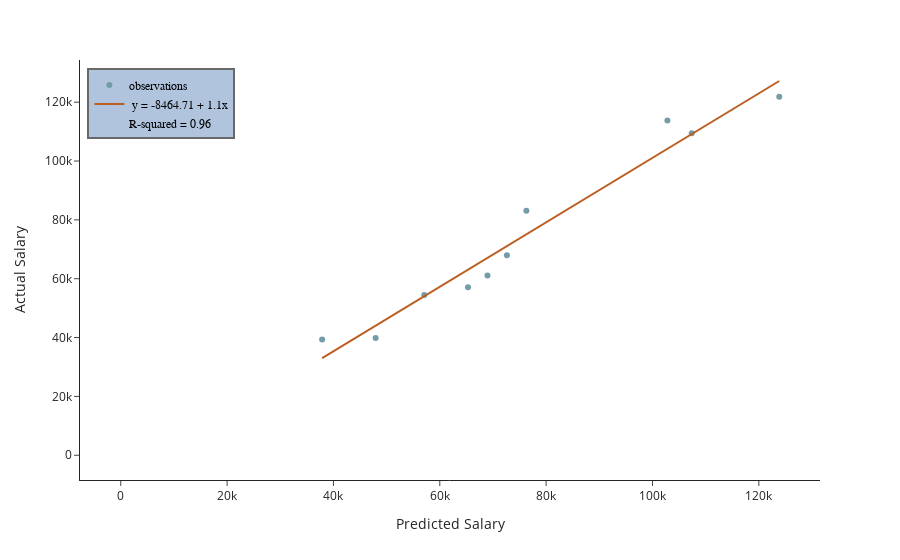

The cell this chart's notebook holds for it:
### Code cell
df_diag = pd.DataFrame({"Predicted Salary" : y_pred,
                         "Actual Salary" : y_test})
fig = px.scatter(df_diag, x = "Predicted Salary",
                 y = "Actual Salary", 
                 #marginal_x="histogram",
                 #marginal_y="histogram",
                 trendline="ols",
                 trendline_color_override="#BC5E21",
                 color_discrete_sequence=["#749CA8"],
                 template = "simple_white")


fig.update_layout(
    legend=dict(
        x=.01,
        y=.98,
        traceorder="normal",
        font=dict(
            family="sans-serif",
            size=12,
            color="Black"
        ),
        bgcolor="LightSteelBlue",
        bordercolor="dimgray",
        borderwidth=2
    ))

# retrieve model estimates
model = px.get_trendline_results(fig)
alpha = model.iloc[0]["px_fit_results"].params[0]
beta = model.iloc[0]["px_fit_results"].params[1]

# restyle figure
fig.data[0].name = 'observations'
fig.data[0].showlegend = True
fig.data[1].name = fig.data[1].name  + ' y = ' + str(round(alpha, 2)) + ' + ' + str(round(beta, 2)) + 'x'
fig.data[1].showlegend = True

# addition for r-squared
rsq = model.iloc[0]["px_fit_results"].rsquared
fig.add_trace(go.Scatter(x=[0], y=[0],
                         name = "R-squared" + ' = ' + str(round(rsq, 2)),
                         showlegend=True,
                         mode='markers',
                         marker=dict(color='rgba(0,0,0,0)')
                         ))

fig.show()

results = px.get_trendline_results(fig)
print(results)

results.px_fit_results.iloc[0].summary()

### Figure 1 — Plotly figure (JSON) as saved in the notebook; plotly's stock layout.template omitted (floating-point values rounded to 4 significant figures)
{"data": [{"hovertemplate": "Predicted Salary=%{x}<br>Actual Salary=%{y}<extra></extra>", "legendgroup": "", "marker": {"color": "#749CA8", "symbol": "circle"}, "mode": "markers", "name": "observations", "orientation": "v", "showlegend": true, "type": "scatter", "x": [47930.0, 76280.0, 72630.0, 57080.0, 37870.0, 102800.0, 123800.0, 68970.0, 65310.0, 107400.0], "xaxis": "x", "y": [39891, 83088, 67938, 54445, 39343, 113812, 121872, 61111, 57081, 109431], "yaxis": "y"}, {"hovertemplate": "<b>OLS trendline</b><br>Actual Salary = 1.09547 * Predicted Salary + -8464.71<br>R<sup>2</sup>=0.961578<br><br>Predicted Salary=%{x}<br>Actual Salary=%{y} <b>(trend)</b><extra></extra>", "legendgroup": "", "line": {"color": "#BC5E21"}, "marker": {"color": "#749CA8", "symbol": "circle"}, "mode": "lines", "name": " y = -8464.71 + 1.1x", "showlegend": true, "type": "scatter", "x": [37870.0, 47930.0, 57080.0, 65310.0, 68970.0, 72630.0, 76280.0, 102800.0, 107400.0, 123800.0], "xaxis": "x", "y": [33020.0, 44040.0, 54060.0, 63080.0, 67090.0, 71090.0, 75100.0, 104200.0, 109200.0, 127200.0], "yaxis": "y"}, {"marker": {"color": "rgba(0,0,0,0)"}, "mode": "markers", "name": "R-squared = 0.96", "showlegend": true, "type": "scatter", "x": [0], "y": [0]}], "layout": {"legend": {"bgcolor": "LightSteelBlue", "bordercolor": "dimgray", "borderwidth": 2, "font": {"color": "Black", "family": "sans-serif", "size": 12}, "tracegroupgap": 0, "traceorder": "normal", "x": 0.01, "y": 0.98}, "margin": {"t": 60}, "xaxis": {"anchor": "y", "domain": [0, 1], "title": {"text": "Predicted Salary"}}, "yaxis": {"anchor": "x", "domain": [0, 1], "title": {"text": "Actual Salary"}}}}
